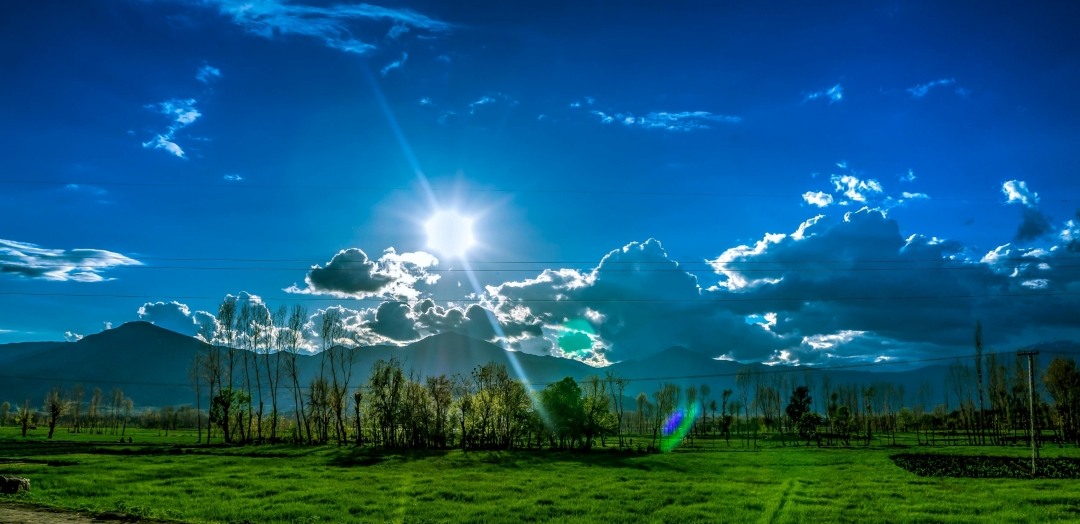
#> input picture lesson 3/image.jpg, 1080 x 524 px, found by its file name
$ python main.py
#> lines starting #> are read from the running program, lines starting #| are printed output that depends on the picture
import cv2
img = cv2.imread(r"C:\Users\Aarav\OneDrive\Desktop\openCV\lesson 3\image.jpg")
#> img is the input picture: shape (524, 1080, 3); mean B, G, R 119.5, 89, 20.9
cv2.imshow("screen",img)
resized = cv2.resize(img,(1228,596))
cv2.imshow("screen2",resized)
cv2.waitKey(0)
cv2.destroyAllWindows()
#blur
import numpy as np
img2 = cv2.imread(r"C:\Users\Aarav\OneDrive\Desktop\openCV\lesson 3\image.jpg")
#erosion
kernel = np.ones((5,5),np.uint8)
eroded = cv2.erode(img2,kernel)
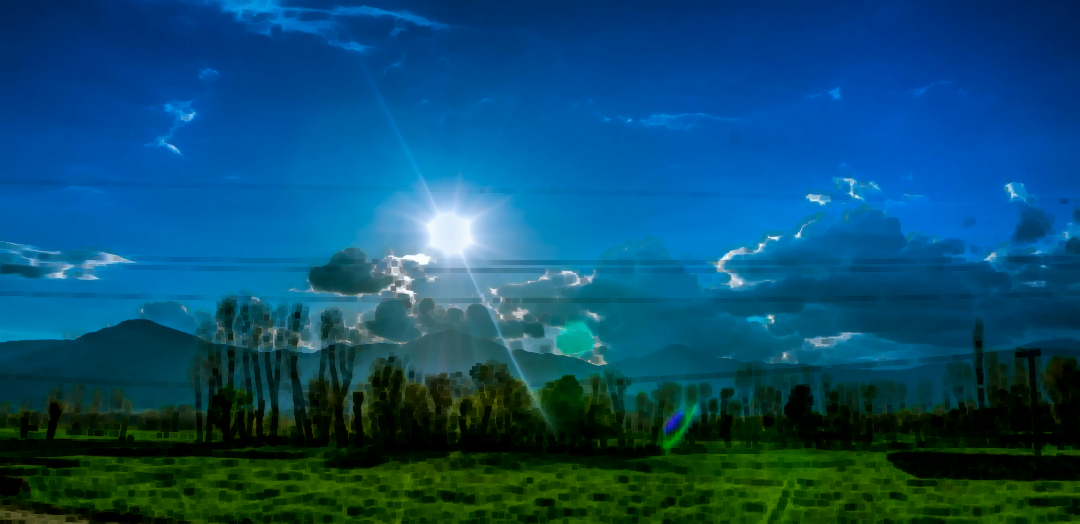
#> eroded: shape (524, 1080, 3); mean B, G, R 110, 76.4, 10.3
cv2.imshow("screen3",eroded)
cv2.waitKey(0)
#gaussian
gaussianblur = cv2.GaussianBlur(img2,(7,7),0)
cv2.imshow("screen4",gaussianblur)
cv2.waitKey(0)
cv2.destroyAllWindows()
#median
medianblur = cv2.medianBlur(img2,5)
cv2.imshow("screen5",medianblur)
cv2.waitKey(0)
#bilateralfilter
bilateralblur = cv2.bilateralFilter(img2,10,60,60)
cv2.imshow("screen6",bilateralblur)
cv2.waitKey(0)
cv2.destroyAllWindows()
#border around image
border = cv2.copyMakeBorder(img2,20,20,20,20,cv2.BORDER_CONSTANT,value = (212,12,9))
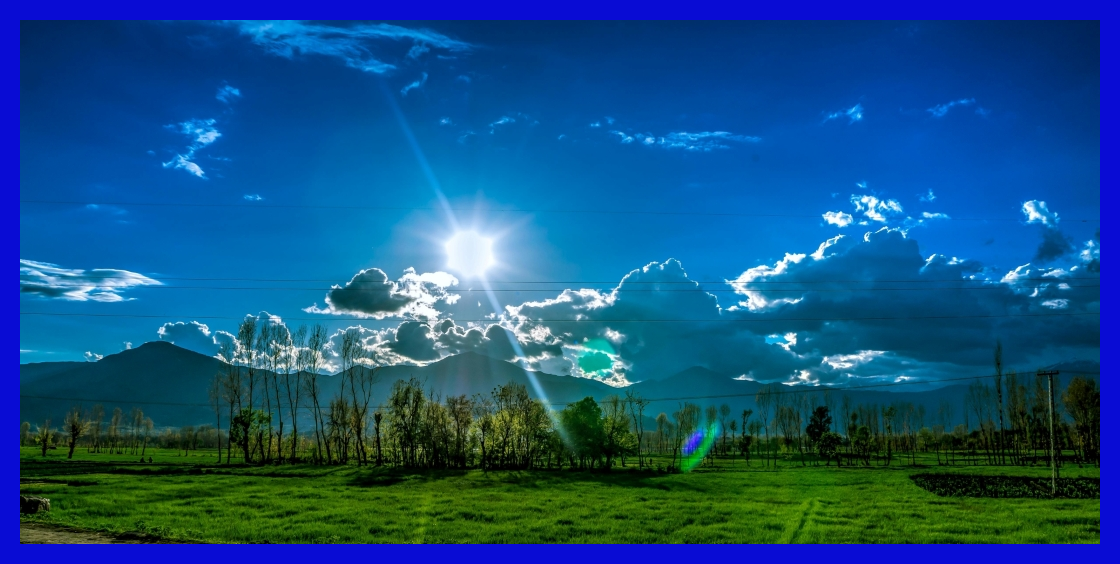
#> border: shape (564, 1120, 3); mean B, G, R 129.1, 81, 19.6
cv2.imshow("screen7",border)
cv2.waitKey(0)
#reflective border
reflective = cv2.copyMakeBorder(img2,200,200,200,200,cv2.BORDER_REFLECT,value = 1)
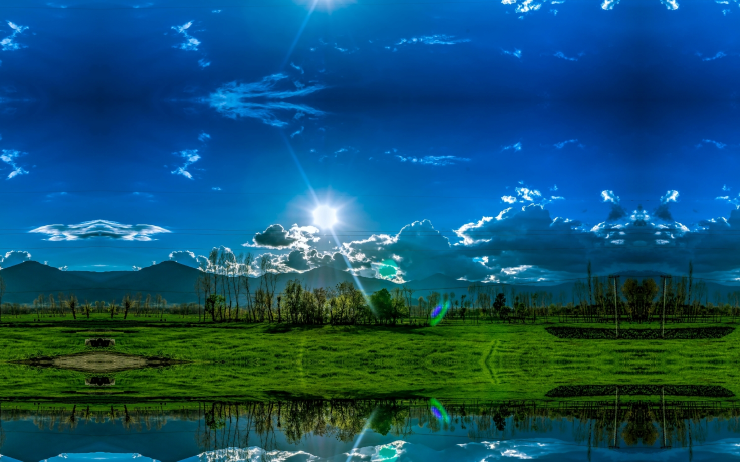
#> reflective: shape (924, 1480, 3) (shown at 1/2 size); mean B, G, R 110.3, 81, 17
cv2.imshow("screen8",reflective)
cv2.waitKey(0)
